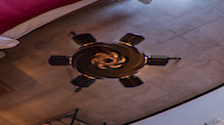
#> input picture ps/tripod.png, 224 x 125 px
$ python test21.py
#> lines starting #> are read from the running program, lines starting #| are printed output that depends on the picture
import numpy as np
from skimage import img_as_float
import matplotlib.pyplot as plt
from skimage import io
import numpy.matlib
import math

file_name2='tripod.png'
img=io.imread(file_name2)
#> img is the input picture: shape (125, 224, 4); mean R, G, B, A 97.8, 73.6, 76.2, 255

img = img_as_float(img)

row, col, channel = img.shape
#> row = 125; col = 224; channel = 4
img_out = img * 1.0
alpha = 70.0
beta = 30.0
degree = 20.0

center_x = (col-1)/2.0
#> center_x = 111.5
center_y = (row-1)/2.0
#> center_y = 62

xx = np.arange(col)
#> xx = 224 values from 0 to 223
yy = np.arange(row)
#> yy = 125 values from 0 to 124

x_mask = numpy.matlib.repmat (xx, row, 1)
y_mask = numpy.matlib.repmat (yy, col, 1)
y_mask = np.transpose(y_mask)

xx_dif = x_mask - center_x
yy_dif = center_y - y_mask

x = degree * np.sin(2 * math.pi * yy_dif / alpha) + xx_dif
y = degree * np.cos(2 * math.pi * xx_dif / beta) + yy_dif

x_new = x + center_x
y_new = center_y - y

int_x = np.floor (x_new)
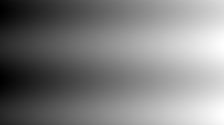
#> x_new: shape (125, 224) float64; min -19.98, max 243, mean 111.5; drawn with min black and max white
int_x = int_x.astype(int)
int_y = np.floor (y_new)
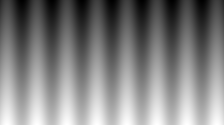
#> y_new: shape (125, 224) float64; min -19.89, max 143.9, mean 62.8; drawn with min black and max white
int_y = int_y.astype(int)

for ii in range(row):
    for jj in range (col):
        new_xx = int_x [ii, jj]
        new_yy = int_y [ii, jj]

        if x_new [ii, jj] < 0 or x_new [ii, jj] > col -1 :
            continue
        if y_new [ii, jj] < 0 or y_new [ii, jj] > row -1 :
            continue

        img_out[ii, jj, :] = img[new_yy, new_xx, :]
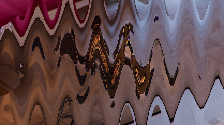
#> img_out: shape (125, 224, 4) float64; mean R, G, B, A 0.383, 0.286, 0.298, 1


plt.figure (1)
plt.imshow (img)
plt.axis('off')

plt.figure (2)
plt.imshow (img_out)
plt.axis('off')

plt.show()
